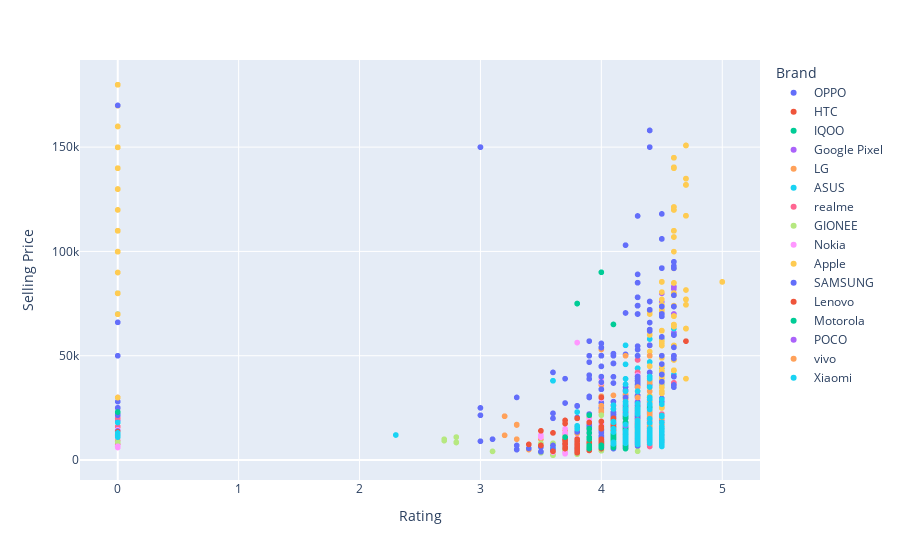

Here is the notebook cell this chart was saved with:
### Code cell
fig=px.scatter(df,x='Rating',y='Selling Price',color='Brand')
fig.show()

### Figure 1 — Plotly figure (JSON) as saved in the notebook; plotly's stock layout.template omitted (floating-point values rounded to 4 significant figures; data arrays with more than 128 entries replaced by an {"elided": "..."} marker saying what was removed)
{"data": [{"hovertemplate": "Brand=OPPO<br>Rating=%{x}<br>Selling Price=%{y}<extra></extra>", "legendgroup": "OPPO", "marker": {"color": "#636efa", "symbol": "circle"}, "mode": "markers", "name": "OPPO", "showlegend": true, "type": "scattergl", "x": {"elided": "243 float values"}, "xaxis": "x", "y": {"elided": "243 int values"}, "yaxis": "y"}, {"hovertemplate": "Brand=HTC<br>Rating=%{x}<br>Selling Price=%{y}<extra></extra>", "legendgroup": "HTC", "marker": {"color": "#EF553B", "symbol": "circle"}, "mode": "markers", "name": "HTC", "showlegend": true, "type": "scattergl", "x": [4.7, 3.9, 3.9, 3.9, 3.9], "xaxis": "x", "y": [56990, 12999, 16999, 17999, 13999], "yaxis": "y"}, {"hovertemplate": "Brand=IQOO<br>Rating=%{x}<br>Selling Price=%{y}<extra></extra>", "legendgroup": "IQOO", "marker": {"color": "#00cc96", "symbol": "circle"}, "mode": "markers", "name": "IQOO", "showlegend": true, "type": "scattergl", "x": [4.4, 4.4, 4.4, 4.4, 4.4], "xaxis": "x", "y": [34990, 34990, 37990, 37990, 39990], "yaxis": "y"}, {"hovertemplate": "Brand=Google Pixel<br>Rating=%{x}<br>Selling Price=%{y}<extra></extra>", "legendgroup": "Google Pixel", "marker": {"color": "#ab63fa", "symbol": "circle"}, "mode": "markers", "name": "Google Pixel", "showlegend": true, "type": "scattergl", "x": [4.5, 4.5, 4.5, 4.5, 4.5, 4.5, 4.5, 4.6, 4.6, 4.6, 4.5, 4.5, 4.6, 4.6, 4.5, 4.5, 4.6, 4.6, 4.6, 4.6, 4.6, 4.5, 4.3, 4.3, 4.3, 4.5, 4.5], "xaxis": "x", "y": [31999, 44999, 69999, 44999, 71000, 71000, 80000, 83000, 83000, 92000, 80000, 80000, 92000, 83000, 39999, 76000, 82000, 61000, 92000, 70000, 70000, 39999, 25990, 29990, 25990, 25400, 12000], "yaxis": "y"}, {"hovertemplate": "Brand=LG<br>Rating=%{x}<br>Selling Price=%{y}<extra></extra>", "legendgroup": "LG", "marker": {"color": "#FFA15A", "symbol": "circle"}, "mode": "markers", "name": "LG", "showlegend": true, "type": "scattergl", "x": [4, 4.4, 4, 4.2, 4, 4.1, 3.9, 4.4, 4, 3.8, 3.8, 4.1, 4, 3.9, 3.8, 4, 4, 4, 3.7, 3.9, 3.8, 4.4, 4.1, 3.9, 3.4, 3.8, 4.2, 4.4, 4.4, 4, 4.5, 4.4, 4.4, 4, 3.9, 3.7, 4.2, 3.8, 4, 4.2, 3.7, 4.4, 4, 3.7, 3.8, 4.5, 4.5, 3.9, 4.3, 4.3, 4.5, 3.8, 4, 4.2, 4.1, 4.1, 4.2, 4.1, 4.4, 4, 4, 4, 3.3, 4, 4.1, 3.9, 4.1, 3.8, 0, 3.9, 4, 4, 4.1, 3.8, 4.1, 3.9, 3.6, 3.5, 3.9, 4, 4.2, 4.1, 4, 3.9, 4, 4.2, 4.2, 4, 3.7, 4.1, 3.3, 3.3, 3.2, 3.2, 4, 3.2, 3.8, 3.8, 4], "xaxis": "x", "y": [7690, 44990, 9990, 15532, 9999, 10999, 10990, 44990, 9999, 14999, 13775, 5899, 7999, 6999, 13998, 7799, 10499, 24000, 7299, 8399, 12950, 55000, 12999, 10990, 5000, 12790, 29199, 27990, 60000, 9990, 26299, 50000, 50000, 52990, 19990, 12500, 29999, 9499, 8499, 29999, 10499, 55000, 12791, 8800, 5699, 42021, 10199, 9999, 29999, 29999, 31971, 20000, 16990, 22990, 7499, 9990, 29999, 30990, 55000, 6980, 16990, 16990, 9990, 8499, 14250, 19990, 6590, 15999, 29999, 19990, 35990, 35990, 9999, 9990, 8350, 7000, 7000, 9999, 6299, 13299, 31490, 9000, 22999, 8199, 25999, 24998, 29790, 25999, 14162, 13990, 16790, 16996, 20998, 21001, 7990, 11849, 8000, 8000, 30600], "yaxis": "y"}, {"hovertemplate": "Brand=ASUS<br>Rating=%{x}<br>Selling Price=%{y}<extra></extra>", "legendgroup": "ASUS", "marker": {"color": "#19d3f3", "symbol": "circle"}, "mode": "markers", "name": "ASUS", "showlegend": true, "type": "scattergl", "x": [4.3, 4.4, 4.3, 4.1, 4.4, 4.3, 4.5, 4.3, 4.3, 4.3, 3.9, 4.3, 4.5, 3.7, 3.8, 3.7, 3.8, 4.3, 4.2, 4.3, 4.1, 4.3, 4.3, 3.8, 4.6, 3.8, 4, 4.5, 4.2, 4.3, 3.9, 3.7, 3.6, 4.4, 3.8, 3.8, 3.8, 3.7, 3.7, 3.8, 3.8, 3.8, 4.5, 4.3, 4.5, 4.3, 4.1, 4.1, 3.6, 4.3, 4.3, 3.6, 3.6, 4, 3.8, 3.8, 4.3, 4, 3.6, 4.3, 4.3, 4.2, 4, 3.6, 4.3, 4.3, 4.3, 4, 4, 4.3, 4, 4.2, 4, 3.9, 3.9, 4.1, 4.3, 4.1, 4.3, 4.3, 4.1, 4.5, 4.3, 0, 4.1, 4, 4.3, 4.3, 4.6, 4.1, 3.8, 4.5, 4.3, 4.3, 0, 3.9, 4.3, 4, 4, 3.6, 3.6, 4, 4, 4.1, 3.9, 4.1, 3.6, 4, 4, 4.1, 4, 4], "xaxis": "x", "y": [49999, 49999, 15599, 7999, 46999, 12999, 36299, 15599, 35999, 15599, 5299, 14999, 36299, 6999, 8999, 5299, 5299, 14999, 7199, 12999, 10999, 17999, 38999, 5699, 40999, 8499, 6999, 57999, 7199, 15999, 5299, 5299, 5840, 57999, 5699, 6299, 5699, 4990, 5299, 6299, 6299, 4649, 57999, 43999, 43999, 35999, 14499, 6990, 4999, 17999, 13199, 4890, 4890, 4499, 7300, 7499, 49999, 9599, 4890, 12999, 26499, 9599, 17999, 4880, 43999, 17999, 15599, 13999, 9999, 13199, 9999, 9599, 17999, 15999, 15999, 10999, 14999, 10999, 19999, 43999, 7499, 43999, 38999, 69999, 8499, 13999, 17999, 15999, 62999, 7990, 6999, 32999, 13199, 19999, 79999, 15999, 17999, 7999, 11999, 37999, 37999, 7990, 11999, 7699, 8499, 8690, 5990, 14500, 6749, 6999, 12490, 7668], "yaxis": "y"}, {"hovertemplate": "Brand=realme<br>Rating=%{x}<br>Selling Price=%{y}<extra></extra>", "legendgroup": "realme", "marker": {"color": "#FF6692", "symbol": "circle"}, "mode": "markers", "name": "realme", "showlegend": true, "type": "scattergl", "x": {"elided": "245 float values"}, "xaxis": "x", "y": {"elided": "245 int values"}, "yaxis": "y"}, {"hovertemplate": "Brand=GIONEE<br>Rating=%{x}<br>Selling Price=%{y}<extra></extra>", "legendgroup": "GIONEE", "marker": {"color": "#B6E880", "symbol": "circle"}, "mode": "markers", "name": "GIONEE", "showlegend": true, "type": "scattergl", "x": [4.1, 4.1, 4.1, 3.8, 3.8, 3.8, 3.9, 3.9, 4.1, 4, 4, 4, 3.9, 3.9, 4, 4, 0, 0, 3.1, 3.7, 3.6, 3.7, 3.7, 3.6, 3.8, 3.8, 3.8, 4.2, 4.2, 3.8, 4, 4.1, 4.1, 4, 3.9, 3.9, 3.8, 3.8, 3.8, 3.8, 4.1, 4.1, 3.8, 3.8, 3.8, 4, 4.1, 4, 4, 3.9, 3.9, 4.1, 4, 3.6, 4.1, 3.8, 3.7, 4, 3.9, 4.4, 3.8, 4.1, 3.9, 4, 4.1, 4, 3.7, 3.9, 4.1, 4.1, 4.1, 3.5, 3.8, 4.1, 4.2, 3.9, 4.1, 3.7, 4, 4, 2.7, 3.9, 3.5, 3.8, 3.6, 4, 2.8, 2.8, 3.5, 3.6, 4, 4.1, 4.1, 4.1, 3.7, 4, 3.8, 3.8, 2.7, 3.7, 4.1, 3.8, 4.1, 2.8, 3.8, 3.5, 3.8, 3.6, 4.2, 4.1, 3.8, 4.3, 4.3, 3.5, 3.6, 4.1, 3.8, 3.7, 3.7, 3.6, 3.8], "xaxis": "x", "y": [6299, 6299, 6299, 7299, 7299, 7299, 6499, 8999, 6990, 21499, 8750, 8690, 5499, 5666, 6490, 6899, 8590, 8590, 4150, 4290, 2350, 3990, 5199, 2450, 3490, 3990, 4190, 7900, 7900, 4190, 4650, 6990, 7290, 15490, 5290, 5290, 4750, 4450, 4990, 2799, 16499, 10499, 7150, 4999, 2999, 6475, 7990, 8479, 8479, 11499, 11499, 6990, 6450, 2650, 15999, 4850, 3990, 5149, 13649, 11999, 9599, 15399, 6399, 15999, 9599, 15999, 7350, 8990, 9490, 9490, 7899, 3999, 5990, 9250, 7900, 5999, 10499, 5555, 7675, 7899, 9290, 5950, 6598, 7999, 7997, 4489, 8539, 8389, 3499, 8000, 6999, 14999, 6660, 8499, 4899, 4599, 3599, 3599, 9964, 9199, 7999, 3490, 11999, 10990, 2799, 7999, 9999, 3999, 11500, 9999, 3990, 6500, 4200, 3499, 2290, 15999, 7999, 8950, 4150, 3490, 6600], "yaxis": "y"}, {"hovertemplate": "Brand=Nokia<br>Rating=%{x}<br>Selling Price=%{y}<extra></extra>", "legendgroup": "Nokia", "marker": {"color": "#FF97FF", "symbol": "circle"}, "mode": "markers", "name": "Nokia", "showlegend": true, "type": "scattergl", "x": {"elided": "138 float values"}, "xaxis": "x", "y": {"elided": "138 int values"}, "yaxis": "y"}, {"hovertemplate": "Brand=Apple<br>Rating=%{x}<br>Selling Price=%{y}<extra></extra>", "legendgroup": "Apple", "marker": {"color": "#FECB52", "symbol": "circle"}, "mode": "markers", "name": "Apple", "showlegend": true, "type": "scattergl", "x": {"elided": "346 float values"}, "xaxis": "x", "y": {"elided": "346 int values"}, "yaxis": "y"}, {"hovertemplate": "Brand=SAMSUNG<br>Rating=%{x}<br>Selling Price=%{y}<extra></extra>", "legendgroup": "SAMSUNG", "marker": {"color": "#636efa", "symbol": "circle"}, "mode": "markers", "name": "SAMSUNG", "showlegend": true, "type": "scattergl", "x": {"elided": "634 float values"}, "xaxis": "x", "y": {"elided": "634 int values"}, "yaxis": "y"}, {"hovertemplate": "Brand=Lenovo<br>Rating=%{x}<br>Selling Price=%{y}<extra></extra>", "legendgroup": "Lenovo", "marker": {"color": "#EF553B", "symbol": "circle"}, "mode": "markers", "name": "Lenovo", "showlegend": true, "type": "scattergl", "x": [4, 4.2, 4, 4.3, 4.2, 4, 3.7, 4, 4, 4.1, 4.1, 3.9, 3.7, 3.9, 4.1, 4.2, 4, 4.1, 4.1, 4.1, 4.1, 3.8, 3.9, 3.9, 3.9, 4.1, 4.1, 3.9, 3.8, 4.1, 4.1, 4, 3.8, 4, 3.9, 3.8, 4, 4.1, 4, 3.8, 4, 4, 4, 4, 4, 4, 4, 4, 4.1, 3.7, 3.9, 4.1, 4.1, 4, 4.1, 4.1, 3.8, 3.8, 4.1, 4.3, 4.1, 3.9, 3.9, 4, 4, 4.1, 4.1, 4.1, 4.2, 4.1, 4.1, 3.7, 4.1, 4.1, 4.1, 4.3, 4.3, 3.8, 4.1, 4.1, 4.2, 4.3, 4.3, 4.2, 3.7, 3.8, 3.9, 4.1, 4.1, 3.9, 4.1, 4.1, 4.1, 4, 4.1, 4.1, 4.1, 4, 3.8, 3.7, 3.8, 4.1, 3.5, 3.5, 3.9, 3.9, 3.8, 3.5, 3.6, 3.8, 3.7, 3.6, 3.7, 0, 4, 3.7, 3.7, 3.7, 3.4, 4.2, 4.2], "xaxis": "x", "y": [7999, 10999, 7999, 13604, 10999, 9900, 5499, 7490, 6950, 7999, 6999, 4990, 9799, 6499, 7490, 9999, 7000, 6999, 6999, 8499, 12999, 19999, 8490, 7990, 7990, 10999, 12499, 5490, 4890, 7819, 13499, 18499, 5499, 9999, 6266, 7700, 8999, 16999, 5499, 5999, 8499, 8499, 7999, 8499, 7999, 15999, 9150, 8999, 10999, 17499, 5499, 10999, 7499, 7490, 7490, 6250, 19999, 9999, 13999, 12899, 15999, 7999, 4599, 14999, 29999, 6999, 7999, 11999, 9999, 15410, 15999, 7580, 13999, 11999, 12499, 17999, 17999, 7499, 18999, 11999, 9999, 16999, 16999, 9999, 7650, 3549, 17999, 7490, 6990, 8250, 7499, 7499, 7499, 6499, 19999, 11999, 11999, 7599, 8999, 9229, 6799, 6999, 6980, 13999, 7999, 6750, 4499, 6989, 4200, 3549, 18999, 12999, 6200, 13490, 7999, 9795, 7990, 9999, 7499, 9999, 9999], "yaxis": "y"}, {"hovertemplate": "Brand=Motorola<br>Rating=%{x}<br>Selling Price=%{y}<extra></extra>", "legendgroup": "Motorola", "marker": {"color": "#00cc96", "symbol": "circle"}, "mode": "markers", "name": "Motorola", "showlegend": true, "type": "scattergl", "x": [4.1, 0, 4.1, 4.2, 4.3, 4.1, 4.3, 0, 4.2, 4.3, 4.3, 4.1, 4.2, 4.4, 4.3, 3.9, 4.3, 3.9, 4, 4.3, 3.8, 4.2, 4.4, 4.2, 4.2, 3.9, 4.2, 4.1, 4.2, 4.1, 4.1, 4.2, 4.1, 4.4, 4.3, 4.2, 4.2, 4.4, 4.2, 4.2, 4.1, 4.3, 4.1, 3.9, 4.2, 4.2, 4.2, 4.1, 3.8, 4.2, 4.3, 4.1, 4.2, 4.3, 4.3, 4.3, 4.1, 4.3, 4.1, 4.1, 4.4, 4.4, 4.3, 4.1, 4.3, 4.3, 4.4, 4.2, 4.2, 4.1, 3.8, 4.3, 4, 4.3, 3.9, 4.1, 4.4, 4.4, 4.3, 4.2, 4.2, 4.1, 4.1, 4.2, 4.2, 4.2, 3.7, 4.2, 4.2, 4.3, 4.1, 4.2, 4.1, 4.1, 4.3, 3.9, 3.9, 3.9, 3.9, 4, 3.9, 4.2, 4, 3.9], "xaxis": "x", "y": [8799, 22999, 10499, 17999, 16499, 8799, 14499, 22999, 17999, 16499, 14499, 10499, 8999, 29999, 9999, 21499, 21999, 21499, 89999, 12000, 74999, 17499, 29999, 6900, 20000, 12999, 14999, 10999, 20999, 11999, 6999, 8999, 10999, 17499, 10999, 10999, 8999, 17499, 20999, 10999, 5999, 9999, 7999, 5499, 11999, 11999, 10999, 64999, 74999, 11999, 9499, 7350, 14500, 9999, 9999, 24999, 7999, 9999, 9869, 14999, 27999, 27999, 18999, 14999, 23999, 12999, 9999, 14999, 14999, 12999, 15990, 11829, 5999, 15999, 6999, 6999, 24999, 24999, 12999, 9999, 8999, 7999, 11999, 6999, 6999, 5450, 10999, 24999, 23999, 24999, 14999, 13999, 8390, 12999, 23999, 6399, 14999, 14999, 14999, 6999, 9999, 10999, 6999, 10910], "yaxis": "y"}, {"hovertemplate": "Brand=POCO<br>Rating=%{x}<br>Selling Price=%{y}<extra></extra>", "legendgroup": "POCO", "marker": {"color": "#ab63fa", "symbol": "circle"}, "mode": "markers", "name": "POCO", "showlegend": true, "type": "scattergl", "x": [4.4, 4.4, 4.4, 4.4, 4.2, 4.2, 4.3, 4.3, 4.3, 4.3, 4.3, 4.3, 4.3, 4.3, 4.3, 4.3, 4.3, 4.3, 4.3, 4.3], "xaxis": "x", "y": [20999, 20999, 18999, 18999, 16499, 16499, 11999, 11999, 11999, 9999, 9999, 10999, 10999, 10999, 8999, 8999, 8999, 7999, 7999, 7999], "yaxis": "y"}, {"hovertemplate": "Brand=vivo<br>Rating=%{x}<br>Selling Price=%{y}<extra></extra>", "legendgroup": "vivo", "marker": {"color": "#FFA15A", "symbol": "circle"}, "mode": "markers", "name": "vivo", "showlegend": true, "type": "scattergl", "x": [4.4, 4.2, 4.4, 4.4, 4.4, 4.3, 4.3, 4.4, 4.4, 4.3, 4.4, 4.4, 4.4, 4.4, 4.3, 4.4, 4.4, 4.4, 4.4, 4.4, 4.4, 4.5, 4.4, 4.4, 4.4, 4.3, 4.3, 4.3, 4.4, 4.5, 4.4, 4.5, 4.5, 4.4, 4.4, 4.5, 4.4, 4.4, 4.3, 4.3, 4.4, 4.3, 4.3, 4.3, 4.4, 4.3, 4.3, 4.4, 4.3, 4.3, 4.3, 4.4], "xaxis": "x", "y": [49990, 49990, 39990, 37990, 36990, 34990, 32990, 32990, 32990, 29990, 29990, 28990, 28499, 27990, 23990, 23990, 22990, 22654, 21990, 21099, 20600, 19990, 19990, 19490, 19490, 18990, 18990, 17999, 16990, 16989, 16490, 15990, 15990, 15900, 15490, 15490, 14990, 14990, 14990, 14990, 14990, 14500, 13995, 13990, 13990, 13990, 13890, 13890, 12900, 11990, 10990, 8205], "yaxis": "y"}, {"hovertemplate": "Brand=Xiaomi<br>Rating=%{x}<br>Selling Price=%{y}<extra></extra>", "legendgroup": "Xiaomi", "marker": {"color": "#19d3f3", "symbol": "circle"}, "mode": "markers", "name": "Xiaomi", "showlegend": true, "type": "scattergl", "x": {"elided": "164 float values"}, "xaxis": "x", "y": {"elided": "164 int values"}, "yaxis": "y"}], "layout": {"legend": {"title": {"text": "Brand"}, "tracegroupgap": 0}, "margin": {"t": 60}, "xaxis": {"anchor": "y", "domain": [0, 1], "title": {"text": "Rating"}}, "yaxis": {"anchor": "x", "domain": [0, 1], "title": {"text": "Selling Price"}}}}
